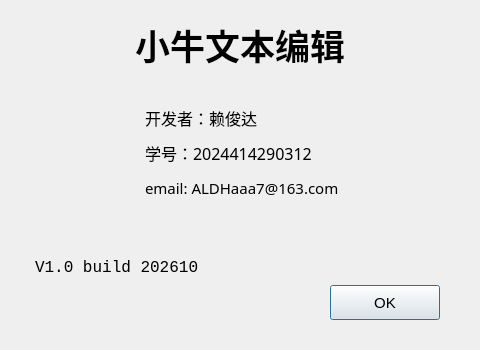
<?xml version="1.0" encoding="UTF-8"?>
<ui version="4.0">
 <class>AboutDialog</class>
 <widget class="QDialog" name="AboutDialog">
  <property name="geometry">
   <rect>
    <x>0</x>
    <y>0</y>
    <width>480</width>
    <height>350</height>
   </rect>
  </property>
  <property name="windowTitle">
   <string>关于</string>
  </property>
  <property name="windowIcon">
   <iconset resource="icons.qrc">
    <normaloff>:/icons/app.png</normaloff>:/icons/app.png</iconset>
  </property>
  <widget class="QLabel" name="labelTitle">
   <property name="geometry">
    <rect>
     <x>20</x>
     <y>15</y>
     <width>440</width>
     <height>60</height>
    </rect>
   </property>
   <property name="font">
    <font>
     <family>Microsoft YaHei</family>
     <pointsize>26</pointsize>
     <weight>75</weight>
     <bold>true</bold>
    </font>
   </property>
   <property name="text">
    <string>小牛文本编辑</string>
   </property>
   <property name="alignment">
    <set>Qt::AlignCenter</set>
   </property>
  </widget>
  <widget class="QLabel" name="labelIcon">
   <property name="geometry">
    <rect>
     <x>35</x>
     <y>95</y>
     <width>90</width>
     <height>120</height>
    </rect>
   </property>
   <property name="pixmap">
    <pixmap resource="icons.qrc">:/icons/notebook.png</pixmap>
   </property>
   <property name="scaledContents">
    <bool>true</bool>
   </property>
  </widget>
  <widget class="QLabel" name="labelDev">
   <property name="geometry">
    <rect>
     <x>145</x>
     <y>105</y>
     <width>310</width>
     <height>25</height>
    </rect>
   </property>
   <property name="font">
    <font>
     <family>Microsoft YaHei</family>
     <pointsize>12</pointsize>
    </font>
   </property>
   <property name="text">
    <string>开发者：赖俊达</string>
   </property>
  </widget>
  <widget class="QLabel" name="labelId">
   <property name="geometry">
    <rect>
     <x>145</x>
     <y>140</y>
     <width>310</width>
     <height>25</height>
    </rect>
   </property>
   <property name="font">
    <font>
     <family>Microsoft YaHei</family>
     <pointsize>12</pointsize>
    </font>
   </property>
   <property name="text">
    <string>学号：2024414290312</string>
   </property>
  </widget>
  <widget class="QLabel" name="labelEmail">
   <property name="geometry">
    <rect>
     <x>145</x>
     <y>175</y>
     <width>310</width>
     <height>25</height>
    </rect>
   </property>
   <property name="font">
    <font>
     <family>Microsoft YaHei</family>
     <pointsize>11</pointsize>
    </font>
   </property>
   <property name="text">
    <string>email: ALDHaaa7@163.com</string>
   </property>
  </widget>
  <widget class="QLabel" name="labelVersion">
   <property name="geometry">
    <rect>
     <x>35</x>
     <y>255</y>
     <width>240</width>
     <height>25</height>
    </rect>
   </property>
   <property name="font">
    <font>
     <family>Courier New</family>
     <pointsize>12</pointsize>
    </font>
   </property>
   <property name="text">
    <string>V1.0 build 202610</string>
   </property>
  </widget>
  <widget class="QPushButton" name="btnOk">
   <property name="geometry">
    <rect>
     <x>330</x>
     <y>285</y>
     <width>110</width>
     <height>35</height>
    </rect>
   </property>
   <property name="font">
    <font>
     <pointsize>11</pointsize>
    </font>
   </property>
   <property name="text">
    <string>OK</string>
   </property>
  </widget>
 </widget>
 <resources>
  <include location="icons.qrc"/>
 </resources>
 <connections>
  <connection>
   <sender>btnOk</sender>
   <signal>clicked()</signal>
   <receiver>AboutDialog</receiver>
   <slot>accept()</slot>
   <hints>
    <hint type="sourcelabel">
     <x>385</x>
     <y>302</y>
    </hint>
    <hint type="destinationlabel">
     <x>239</x>
     <y>174</y>
    </hint>
   </hints>
  </connection>
 </connections>
</ui>
